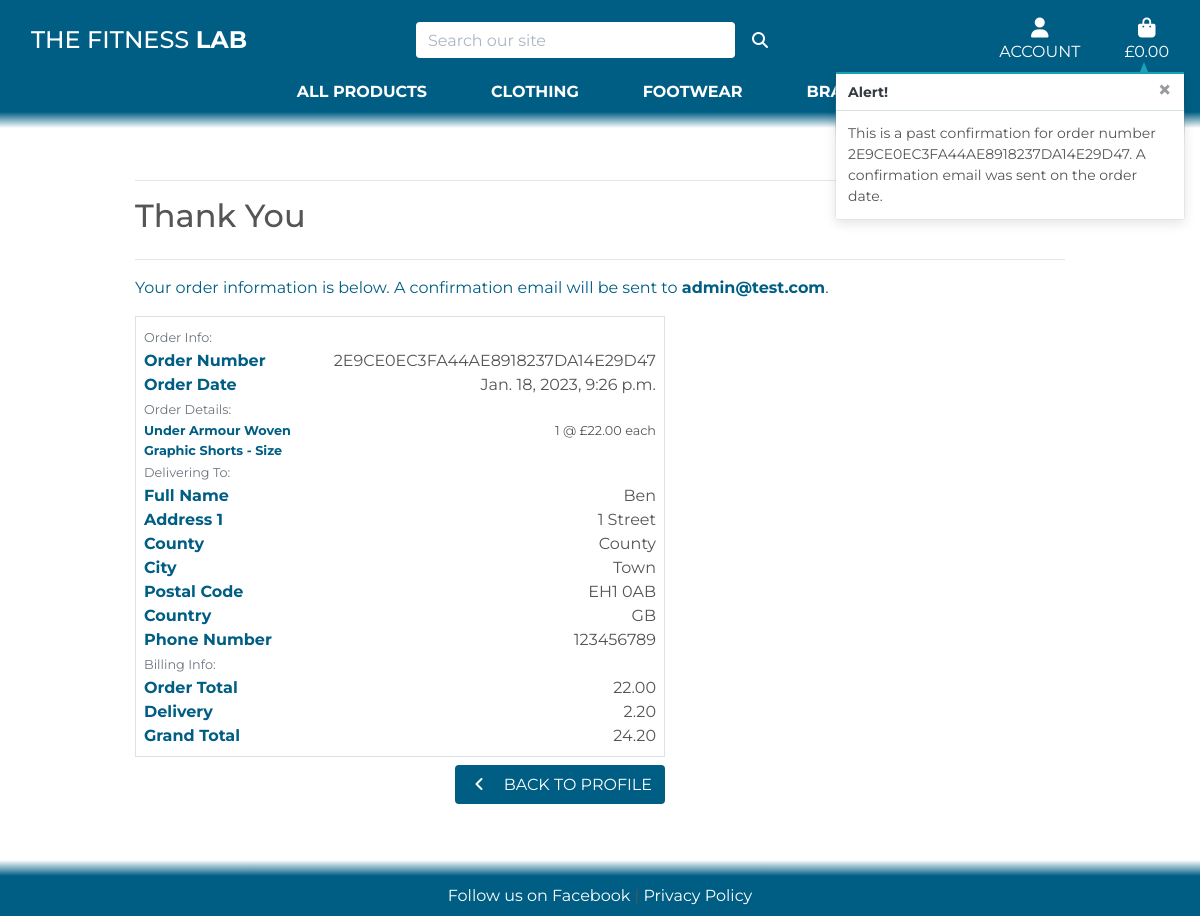
Page /profile/order_history/2E9CE0EC3FA44AE8918237DA14E29D47 on the committed database.
### checkout/models.py (models this page shows, shortened)
class Order(models.Model):
    order_number = models.CharField(max_length=32, null=False, editable=False)
    user_profile = models.ForeignKey(UserProfile, on_delete=models.SET_NULL,
                                     null=True, blank=True,
                                     related_name='orders')
    full_name = models.CharField(max_length=50, null=False, blank=False)
    email = models.EmailField(max_length=254, null=False, blank=False)
    phone_number = models.CharField(max_length=20, null=False, blank=False)
    address_line1 = models.CharField(max_length=80, null=False, blank=False)
    address_line2 = models.CharField(max_length=80, null=True, blank=True)
    city = models.CharField(max_length=40, null=False, blank=False)
    county = models.CharField(max_length=80, null=True, blank=True)
    country = CountryField(blank_label='Country *', null=False, blank=False)
    postcode = models.CharField(max_length=20, null=True, blank=True)
    date = models.DateTimeField(auto_now_add=True)
    delivery_cost = models.DecimalField(max_digits=6, decimal_places=2,
                                        null=False, default=0)
    order_total = models.DecimalField(max_digits=10, decimal_places=2,
                                      null=False, default=0)
    grand_total = models.DecimalField(max_digits=10, decimal_places=2,
                                      null=False, default=0)
    original_basket = models.TextField(null=False, blank=False, default='')
    stripe_pid = models.CharField(max_length=254, null=False,
                                  blank=False, default='')

class OrderLineItem(models.Model):
    order = models.ForeignKey(Order, null=False, blank=False,
                              on_delete=models.CASCADE,
                              related_name='lineitems')
    item = models.ForeignKey(Item, null=False, blank=False,
                             on_delete=models.CASCADE)
    item_size = models.CharField(max_length=2, null=True,
                                 blank=True)  # XS, S, M, L, XL
    quantity = models.IntegerField(null=False, blank=False, default=0)
    lineitem_total = models.DecimalField(max_digits=6, decimal_places=2,
                                         null=False, blank=False,
                                         editable=False)

### items/models.py (models this page shows, shortened)
class Item(models.Model):
    category = models.ForeignKey('Category', null=True, blank=True,
                                 on_delete=models.SET_NULL)
    name = models.CharField(max_length=250)
    brand = models.ForeignKey(Brand, on_delete=models.CASCADE, default=1)
    description = models.TextField()
    has_sizes = models.BooleanField(default=False, null=True, blank=True)
    sku = models.CharField(max_length=250, null=True, blank=True)
    price = models.DecimalField(max_digits=6, decimal_places=2)
    color = models.CharField(max_length=25, null=True, blank=True)
    rating = models.DecimalField(max_digits=6, decimal_places=2,
                                 null=True, blank=True)
    image = models.ImageField(null=True, blank=True)

### profiles/views.py (the view)
# urls.py: path('order_history/<order_number>',
def order_history(request, order_number):
    order = get_object_or_404(Order, order_number=order_number)
    messages.info(request, (
        f'This is a past confirmation for order number {order_number}. '
        'A confirmation email was sent on the order date.'
    ))
    template = 'checkout/checkout_success.html'
    context = {
        'order': order,
        'from_profile': True,
    }
    return render(request, template, context)

### basket/contexts.py (called while the page is built, shortened)
def basket_contents(request):
    basket_items = []
    total = 0
    item_count = 0
    basket = request.session.get('basket', {})
    if total < settings.FREE_DELIVERY_THRESHOLD:
        delivery = total * Decimal(settings.STANDARD_DELIVERY_PERCENTAGE / 100)
        free_delivery_delta = settings.FREE_DELIVERY_THRESHOLD - total
    else:
        delivery = 0
        free_delivery_delta = 0
    grand_total = delivery + total
    context = {
        'basket_items': basket_items,
        'total': total,
        'item_count': item_count,
        'delivery': delivery,
        'free_delivery_delta': free_delivery_delta,
        'free_delivery_threshold': settings.FREE_DELIVERY_THRESHOLD,
        'grand_total': grand_total,
    }
    return context

### checkout/templates/checkout/checkout_success.html (shortened to what this page needs)
{% extends "base.html" %}
{% load static %}
{% block extra_css %}
    <link rel="stylesheet" href="{% static 'checkout/css/checkout.css' %}">
{% endblock %}
{% block page_header %}
    <div class="container header-container">
    </div>
{% endblock %}
{% block content %}
    <div class="overlay"></div>
    <div class="container">
        <div class="row">
            <div class="col">
                <hr>
                <h2 class="mb-4">Thank You</h2>
                <hr>
                <p class="text-black">Your order information is below. A confirmation email will be sent to <strong>{{ order.email }}</strong>.</p>
            </div>
        </div>
        <div class="row">
            <div class="col-12 col-lg-7">
                <div class="order-confirmation-wrapper p-2 border">
                    <div class="row">
                        <div class="col">
                            <small class="text-muted">Order Info:</small>
                        </div>
                    </div>
                    <div class="row">
                        <div class="col-12 col-md-4">
                            <p class="mb-0 text-black font-weight-bold">Order Number</p>
                        </div>
                        <div class="col-12 col-md-8 text-md-right">
                            <p class="mb-0">{{ order.order_number }}</p>
                        </div>
                    </div>
                    <div class="row">
                        <div class="col-12 col-md-4">
                            <p class="mb-0 text-black font-weight-bold">Order Date</p>
                        </div>
                        <div class="col-12 col-md-8 text-md-right">
                            <p class="mb-0">{{ order.date }}</p>
                        </div>
                    </div>
                    <div class="row">
                        <div class="col">
                            <small class="text-muted">Order Details:</small>
                        </div>
                    </div>
                    {% for product in order.lineitems.all %}
                    <div class="row">
                        <div class="col-12 col-md-4">
                            <p class="small mb-0 text-black font-weight-bold">
                                {{ product.item.name }}{% if product.item_size %} - Size {{ product.item.size|upper }}{% endif %}
                            </p>
                        </div>
                        <div class="col-12 col-md-8 text-md-right">
                            <p class="small mb-0">{{ product.quantity }} @ £{{ product.item.price }} each</p>
                        </div>
                    </div>
                    {% endfor %}
                    <div class="row">
                        <div class="col">
                            <small class="text-muted">Delivering To:</small>
                        </div>
                    </div>
                    <div class="row">
                        <div class="col-12 col-md-4">
                            <p class="mb-0 text-black font-weight-bold">Full Name</p>
                        </div>
                        <div class="col-12 col-md-8 text-md-right">
                            <p class="mb-0">{{ order.full_name }}</p>
                        </div>
                    </div>
                    <div class="row">
                        <div class="col-12 col-md-4">
                            <p class="mb-0 text-black font-weight-bold">Address 1</p>
                        </div>
                        <div class="col-12 col-md-8 text-md-right">
                            <p class="mb-0">{{ order.address_line1 }}</p>
                        </div>
                    </div>
                    {% if order.county %}
                    <div class="row">
                        <div class="col-12 col-md-4">
                            <p class="mb-0 text-black font-weight-bold">County</p>
                        </div>
                        <div class="col-12 col-md-8 text-md-right">
                            <p class="mb-0">{{ order.county }}</p>
                        </div>
                    </div>
                    {% endif %}
                    <div class="row">
                        <div class="col-12 col-md-4">
                            <p class="mb-0 text-black font-weight-bold">City</p>
                        </div>
                        <div class="col-12 col-md-8 text-md-right">
                            <p class="mb-0">{{ order.city }}</p>
                        </div>
                    </div>
                    {% if order.postcode %}
                    <div class="row">
                        <div class="col-12 col-md-4">
                            <p class="mb-0 text-black font-weight-bold">Postal Code</p>
                        </div>
                        <div class="col-12 col-md-8 text-md-right">
                            <p class="mb-0">{{ order.postcode }}</p>
                        </div>
                    </div>
                    {% endif %}
                    <div class="row">
                        <div class="col-12 col-md-4">
                            <p class="mb-0 text-black font-weight-bold">Country</p>
                        </div>
                        <div class="col-12 col-md-8 text-md-right">
                            <p class="mb-0">{{ order.country }}</p>
                        </div>
                    </div>
                    <div class="row">
                        <div class="col-12 col-md-4">
                            <p class="mb-0 text-black font-weight-bold">Phone Number</p>
                        </div>
                        <div class="col-12 col-md-8 text-md-right">
                            <p class="mb-0">{{ order.phone_number }}</p>
                        </div>
                    </div>
                    <div class="row">
                        <div class="col">
                            <small class="text-muted">Billing Info:</small>
                        </div>
                    </div>
                    <div class="row">
                        <div class="col-12 col-md-4">
                            <p class="mb-0 text-black font-weight-bold">Order Total</p>
                        </div>
                        <div class="col-12 col-md-8 text-md-right">
                            <p class="mb-0">{{ order.order_total }}</p>
                        </div>
                    </div>
                    <div class="row">
                        <div class="col-12 col-md-4">
                            <p class="mb-0 text-black font-weight-bold">Delivery</p>
                        </div>
                        <div class="col-12 col-md-8 text-md-right">
                            <p class="mb-0">{{ order.delivery_cost }}</p>
                        </div>
                    </div>
                    <div class="row">
                        <div class="col-12 col-md-4">
                            <p class="mb-0 text-black font-weight-bold">Grand Total</p>
                        </div>
                        <div class="col-12 col-md-8 text-md-right">
                            <p class="mb-0">{{ order.grand_total }}</p>
                        </div>
                    </div>
                </div>
            </div>
        </div>
        <div class="row">
			<div class="col-12 col-lg-7 text-right">
				{% if from_profile %}
                    <a href="{% url 'profile' %}" class="btn btn-black rounded my-2">
                        <span class="icon mr-2">
                            <i class="fas fa-angle-left"></i>
                        </span>
                        <span class="text-uppercase">Back to Profile</span>
                    </a>
                {% endif %}
			</div>
		</div>
    </div>
{% endblock %}

### static/css/base.css (style rules this page uses)
html { height: 100%; }
body { background: url('/media/blue-background.webp') no-repeat center center fixed; background-size: cover; height: calc(100vh - 164px); color: #555; font-family: 'Montserrat'; }
.icon { align-items: center; display: inline-flex; justify-content: center; height: 1.5rem; width: 1.5rem; }
.btn-black { background: #005E84; color: white; }
.text-black { color: rgb(0, 94, 132) !important; }
.overlay { height: 100%; width: 100%; top: 0; left: 0; position: fixed; background: white; z-index: -1; }
@media (min-width: 1200px) { .container { max-width: 80%; } }
@media (min-width: 992px) { .header-container { padding-top: 164px; } }

### rows in the picture
Order: email "admin@test.com", order_number "2E9CE0EC3FA44AE8918237DA14E29D47", date "Jan. 18, 2023, 9:26 p.m.", full_name "Ben", address_line1 "1 Street", county "County", city "Town", postcode "EH1 0AB", country "GB", phone_number "123456789", order_total "22.00", delivery_cost "2.20", grand_total "24.20"
OrderLineItem: item.name "Under Armour Woven Graphic Shorts", quantity "1", item.price "22.00"

### other values in the picture
{{ message }} "This is a past confirmation for order number 2E9CE0EC3FA44AE8918237DA14E29D47. A confirmation email was sent on the order date."
